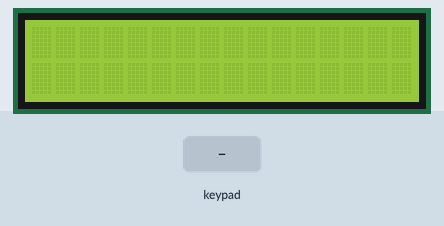
The sketch below on a simulated Arduino Uno, built with avr-gcc and run on an emulated ATmega328P. On the bench: 16×2 character LCD. The test bench sets the inputs (shaded band).

Above: at 1.2 s.
1.3 s: keypad keys 1 9 1 8 5 1 7 # pressed 0.4 s apart
At 4.8 s:
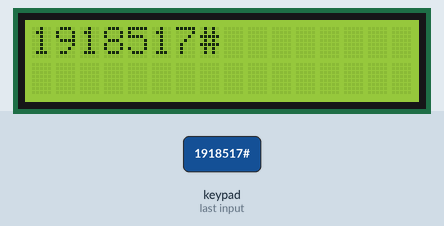
6.0 s: key '*' pressed
At 7.2 s:
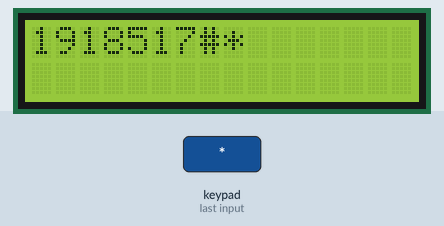
7.5 s: key '#' pressed
At 8.6 s:
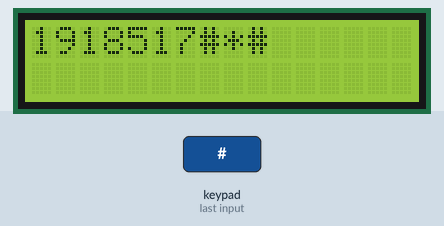
9.0 s: keypad keys 1 9 1 8 5 1 7 * pressed 0.4 s apart
At 13.0 s:
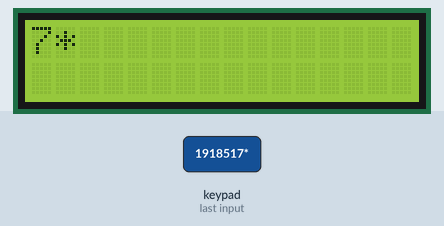
13.7 s: keypad keys 1 6 4 0 # pressed 0.4 s apart
At 16.7 s:
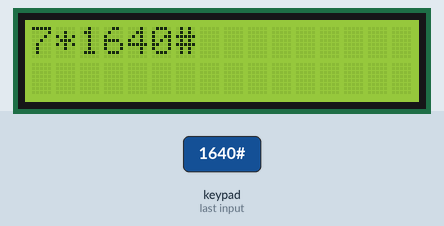
17.2 s: keypad keys 1 6 4 0 * pressed 0.4 s apart
At 19.4 s:
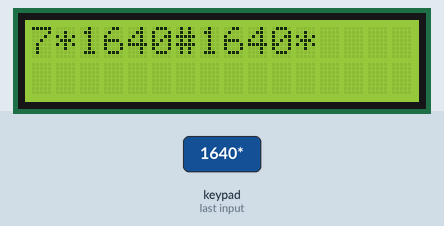
Timing chart, 0 to 20.9 s (numbered marks = the images above; inputs shaded):
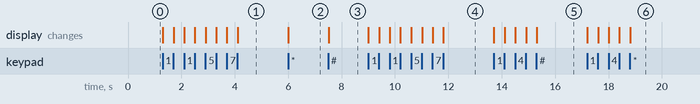

The sketch:

lcd_with_keypad.ino
```cpp
#include <Keypad.h>
#include <LiquidCrystal_I2C.h>

#define ROW_NUM     4 // four rows
#define COLUMN_NUM  3 // three columns

char keys[ROW_NUM][COLUMN_NUM] = {
  {'1', '2', '3'},
  {'4', '5', '6'},
  {'7', '8', '9'},
  {'*', '0', '#'}
};

byte pin_rows[ROW_NUM]      = {19, 18, 5, 17}; // GPIO19, GPIO18, GPIO5, GPIO17 connect to the row pins
byte pin_column[COLUMN_NUM] = {16, 4, 0};   // GPIO16, GPIO4, GPIO0 connect to the column pins

Keypad keypad = Keypad(makeKeymap(keys), pin_rows, pin_column, ROW_NUM, COLUMN_NUM );
LiquidCrystal_I2C lcd(0x27, 16, 2); // I2C address 0x27 , 16 column and 2 rows

int cursorColumn = 0;

void setup(){
  lcd.init(); // initialize the lcd
  lcd.backlight();
}

void loop(){
  char key = keypad.getKey();

  if (key) {
    lcd.setCursor(cursorColumn, 0); // move cursor to   (cursorColumn, 0)
    lcd.print(key);                 // print key at (cursorColumn, 0)

    cursorColumn++;                 // move cursor to next position
    if(cursorColumn == 16) {        // if reaching limit, clear LCD
      lcd.clear();
      cursorColumn = 0;
    }
  }
}
```

Measured:
- after the input at 1.3 s, the display: first changes at once (image 1 shows a later state)
- after the input at 6.0 s, the display: changes at once (image 2)
- after the input at 7.5 s, the display: changes at once (image 3)
- after the input at 9.0 s, the display: first changes at once (image 4 shows a later state)
- after the input at 13.7 s, the display: first changes at once (image 5 shows a later state)
- after the input at 17.2 s, the display: first changes at once (image 6 shows a later state)
